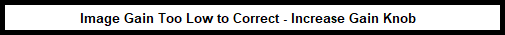
#> input picture Images/Warning.png, 505 x 35 px; the run also reads 1 picture not shown here
$ python Main.py
#> lines starting #> are read from the running program, lines starting #| are printed output that depends on the picture; after the words box and inside, x2 and y2 are one past the last pixel; in counts of white or black regions, pixels touching at a corner belong together; pictures that were not available may be replaced by others from this repository, and a replacement may not be noted
### UltraLibrary.py
import cv2

import numpy as np
import matplotlib.pyplot as plt
from PIL import Image


# [4 lines left out: function averages, not called in this run]

def stripFrame(frame):
    return frame[33:411, 98:583]

# [32 lines left out: functions unstripFrame, adaptive_histMatch, not called in this run]


def hist_match(source, template):
    """
    Adjust the pixel values of a grayscale image such that its histogram
    matches that of a target image

    Arguments:
    -----------
        source: np.ndarray
            Image to transform; the histogram is computed over the flattened
            array
        template: np.ndarray
            Template image; can have different dimensions to source
    Returns:
    -----------
        matched: np.ndarray
            The transformed output image
    """

    oldshape = source.shape
    source = source.ravel()
    template = template.ravel()

    # get the set of unique pixel values and their corresponding indices and
    # counts
    s_values, bin_idx, s_counts = np.unique(source, return_inverse=True,
                                            return_counts=True)
    #s_values_2= s_values[20:]
    #s_counts_2= s_counts[20:]

    t_values, t_counts = np.unique(template, return_counts=True)

    #t_values_2 = t_values[20:]
    #t_counts_2 = t_counts[20:]


    # take the cumsum of the counts and normalize by the number of pixels to
    # get the empirical cumulative distribution functions for the source and
    # template images (maps pixel value --> quantile)
    s_quantiles = np.cumsum(s_counts).astype(np.float64)
    s_quantiles /= s_quantiles[-1]
    t_quantiles = np.cumsum(t_counts).astype(np.float64)
    t_quantiles /= t_quantiles[-1]

    # interpolate linearly to find the pixel values in the template image
    # that correspond most closely to the quantiles in the source image
    interp_t_values = np.interp(s_quantiles, t_quantiles, t_values)

   # interp_t_values = s_values
    #interp_t_values[0:20] = s_values[0:20]
    #interp_t_values[20:] = interp_t_values_2

    return interp_t_values[bin_idx].reshape(oldshape)

# [37 lines left out: functions cdf, filtered_match, adaptive_histogram, not called in this run]

def global_histogram(badImg, goodImg):
    #matchedImg = adaptive_histMatch(badImg,goodImg)
    badImg = hist_match(badImg,goodImg)
    return badImg


# [36 lines left out: function runVideo, not called in this run]

# [11 lines that do not run on import are left out]

### FrameType.py
import numpy as np


def f_type(frame):
    frameMean = np.mean(frame)

    if 5 <= frameMean <= 5.99:
        return '1'
    elif 6 <= frameMean <= 7.99:
        return '2'
    elif 8 <= frameMean <= 15.99:
        return '3'
    elif 16 <= frameMean <= 64.99:
        return '4'
    elif 65 <= frameMean <= 115:
        return '5'

### Despeckle.py
import cv2
import matplotlib.pyplot as plt
import numpy as np

import UltraLibrary as ul

from FrameType import f_type

def hist_despeckle(img,goodImg):
    dsimg, homog = quickieHomo(img)
    return ul.filtered_match(img,dsimg,goodImg)

# [13 lines left out: function detection, not called in this run]

def hist_first(original, goodImg,*args, **kwargs):

    img = ul.global_histogram(original,goodImg)

    systolic = despeckle_thresh(original.astype(np.uint8), *args, **kwargs)

    return systolic

def despeckle_thresh(img, countarray,diffarray,index, systracker):
    dsimg, homog = quickHomog(img)
    homog2 = homog[80:200,200:400]
    #detection(homog)
    thresholding(dsimg,homog2)
    ret, threshUF = cv2.threshold(img,0,255,cv2.THRESH_BINARY_INV+cv2.THRESH_OTSU)
    cv2.imshow('Unfiltered', threshUF)


    #kernel = np.ones((3,3),np.uint8)
    #opening= cv2.morphologyEx(homog2,cv2.MORPH_OPEN,kernel, iterations = 1)

    edges = cv2.Canny(homog2, threshold1 = 50, threshold2 = 100)

    cv2.imshow('edges', edges)

    #cv2.imshow('dialtion', opening)

    countarray[index[0]] = np.sum(edges)/255
    if index[0] > 5:
        diffarray[index[0]] = np.mean(countarray[index[0]-5:index[0]])
    else:
        diffarray[index[0]] = np.mean(countarray[:index[0]])


    systolic = countarray[index[0]] < diffarray[index[0]]
    if systolic != systracker[0]:
        if index[0] - systracker[1] <= 10:
            systolic = not systolic
        else:
            systracker[0] = systolic
            systracker[1] = index[0]


    #print(systolic, countarray[index[0]], diffarray[index[0]])
    image =np.zeros((120,200,3), np.uint8)
    if systolic:
          image[:,:,1] = 255

    else:
          image[:,:,2] = 255

    index[0] = index[0] + 1

    cv2.imshow('systolic',image)


    # [4 lines of commented-out code are left out]


    return systolic


def thresholding(img,other):


    # otsu thresh

    ret, thresh = cv2.threshold(img,0,255,cv2.THRESH_BINARY_INV+cv2.THRESH_OTSU)
    #thresh = cv2.adaptiveThreshold(img, 1, cv2.ADAPTIVE_THRESH_MEAN_C, cv2.THRESH_BINARY, 55, -3)
    cv2.imshow('threshold',thresh)

    thresh = other
    # noise removal
    kernel = np.ones((3,3),np.uint8)
    opening = cv2.morphologyEx(thresh,cv2.MORPH_OPEN,kernel, iterations = 5)
    # [14 lines of commented-out code are left out]
    return thresh


def quickHomog(img):

     hScaler = 2


     wSize = 7

     hMat = np.zeros(img.shape)
     mean = cv2.blur(img.astype(np.float64),(wSize,wSize))

     #cv2.imshow('mean', mean)
     moment2 = cv2.blur(np.multiply(img,img).astype(np.float64), (wSize,wSize))

     dev = moment2-np.multiply(mean,mean)

     median = cv2.medianBlur(img,wSize)
     gaussian = cv2.GaussianBlur(img,(wSize,wSize),sigmaX=1)

     mean_mean = np.mean(mean)
     mean_dev = np.mean(dev)

     #

     hthresh = np.ones(img.shape)*mean_dev**2/mean_mean/hScaler

     hVal = np.divide( np.multiply(dev,dev), mean)

     hMat = np.less_equal(hVal,hthresh)

     zeromean = np.less(mean,3)

     #hMat = np.multiply(hMat,np.logical_not(zeromean))


     hMat = np.logical_or(hMat,zeromean)

     gaussians = np.multiply(hMat,gaussian)
     medians = np.multiply(np.logical_not(hMat),median)

     newimg = gaussians+medians


     cv2.imshow('homogeny',hMat.astype(np.uint8)*255)


     return newimg, hMat.astype(np.uint8)*255


# [70 lines left out: function despeckle, not called in this run]

# [42 lines that do not run on import are left out]


"""

# otsu thresh
#img = cv2.imread('GoodImages\\5-A.png')
#img = ul.stripFrame(img)
img = cv2.imread('Segmentation\\despeckled_3-A_h1.7.png')

gray = cv2.cvtColor(img,cv2.COLOR_BGR2GRAY)
ret, thresh = cv2.threshold(gray,0,255,cv2.THRESH_BINARY_INV+cv2.THRESH_OTSU)
cv2.imshow('threshold',thresh)
cv2.waitKey(0)


# noise removal
kernel = np.ones((3,3),np.uint8)
opening = cv2.morphologyEx(thresh,cv2.MORPH_OPEN,kernel, iterations = 2)
# sure background area
sure_bg = cv2.dilate(opening,kernel,iterations=3)
# Finding sure foreground area
dist_transform = cv2.distanceTransform(opening,cv2.DIST_L2,5)
ret, sure_fg = cv2.threshold(dist_transform,0.7*dist_transform.max(),255,0)
# Finding unknown region
sure_fg = np.uint8(sure_fg)
unknown = cv2.subtract(sure_bg,sure_fg)
cv2.imshow('bg',sure_bg)
cv2.imshow('fg',sure_fg)
cv2.imshow('unknown',unknown)
cv2.imshow('dist',dist_transform)
cv2.waitKey(0)

"""

"""
#find and save despeckled image

speckImg = cv2.imread('GoodImages\\5-A.PNG',0)
speckImg = ul.stripFrame(speckImg)
despeckImg, hmat= quickieHomo(speckImg)
hmat = hmat*255

cv2.imshow('homogeny', hmat)


cv2.imshow('orig', speckImg)
cv2.imshow('despeck', despeckImg)
cv2.waitKey(0)
#cv2.imwrite('Segmentation\\despeckled_3-A_h1.png', despeckImg)

"""


"""
cap =  cv2.VideoCapture('Videos\\4-A.mp4')
fourcc = cv2.VideoWriter_fourcc(*'DIVX')
out1 = cv2.VideoWriter('Videos\\despeckle_4-A.avi',fourcc, 5, (640,480))
out2 = cv2.VideoWriter('Videos\\homo_4-A.avi',fourcc, 5, (640,480))
ret = True
i = 1
while i <= 5:
    ret,frame = cap.read()
    frame = cv2.cvtColor(frame, cv2.COLOR_BGR2GRAY)
    print(i)
    i+=1
    if ret == True:
        frame = ul.stripFrame(frame)
        newframe,hFrame = despeckle(frame)
        out1.write(newframe)
        out2.write(newframe)
    else:
        break
cap.release()
out2.release()
out1.release()
cv2.destroyAllWindows()
"""

"""
h0 =0
w0 = 0
goodImg = ul.stripFrame(cv2.imread('GoodImages\\3-A.png',0))
img = ul.stripFrame(cv2.imread('GoodImages\\5-A.png',0))
im2 = ul.stripFrame(cv2.imread('GoodImages\\5-A.png',0))
size = img.shape

img = cv2.GaussianBlur(img, (3,3),sigmaX = 1);
cv2.imshow('median', img)

cv2.waitKey(0)

img = ul.global_histogram(img,goodImg)

#img = cv2.copyMakeBorder(img,50,50,50,50,cv2.BORDER_REFLECT)


size = img.shape

cv2.imshow('hist_median', img)

cv2.waitKey(0)

im2 = ul.global_histogram(im2,goodImg)


cv2.imshow('no_median', im2)

cv2.waitKey(0)

"""


"""
for i in range(51,size[0]-50):
    for j in range(51,size[1]-50):
        homog = False
        rSize = 11
        while not homog:
            W = img[i-rSize/2:i+rSize/2+1,j-rSize/2:j+rSize/2+1]
            mean = np.sum(W)
            var = np.var(W)

            hij =var*var/mean

            if hij < h0:
                homog = True

"""


### Main.py
import cv2
import numpy as np
import UltraLibrary as UL
import Despeckle as DS
import FrameType as FT
from datetime import datetime

# Vector of video files for project:
vids = ['Videos/1-A.mp4', 'Videos/1-B.mp4', 'Videos/2-A.mp4', 'Videos/2-B.mp4',
        'Videos/3-A.mp4', 'Videos/3-B.mp4', 'Videos/4-A.mp4', 'Videos/4-B.mp4',
        'Videos/5-A.mp4', 'Videos/5-B.mp4', 'Videos/Varying.mp4']
vidNum = 9

def frame_delay(start):
    now = 0
    timer = datetime.now()
    now = (timer.day * 24 * 60 * 60 + timer.second) * 1000 + timer.microsecond/1000
    diff = now - start
    print(diff)
    next_frame = 33 - diff
    if next_frame <= 1:
        return 1
    elif 1 < next_frame < 33:
        return next_frame
    else:
        return 33


def outputFrame(original, improved, spacer):
    temp = np.append(original, improved, axis=1)
    return np.append(temp, spacer, axis=1).astype(np.uint8)

frameSplitter = np.zeros((480, 100))


length = 450


counts = np.zeros(length)
diffs = np.zeros(length)
index = [0]

systracker = np.zeros(2)

warning_img = cv2.imread('Images/Warning.png')
#> warning_img is the input picture: shape (35, 505, 3); mean B, G, R 164.1, 163.8, 164
warning_im = cv2.cvtColor(warning_img, cv2.COLOR_BGR2GRAY)  # Convert current frame to grayscale

good_img_sys = cv2.imread('Reference/Systolic_cv.png')
good_im_sys = UL.stripFrame(good_img_sys)
good_i_sys = cv2.cvtColor(good_im_sys, cv2.COLOR_BGR2GRAY)  # Convert current frame to grayscale

good_img_dia = cv2.imread('Reference/Diastolic_cv.png')
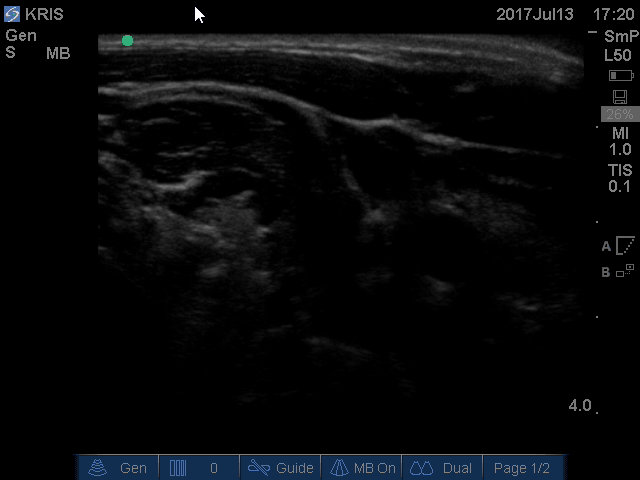
#> input picture Reference/Diastolic_cv.png, 640 x 480 px
#> good_img_dia is the input picture: shape (480, 640, 3); mean B, G, R 10.3, 9.1, 8
good_im_dia = UL.stripFrame(good_img_dia)
good_i_dia = cv2.cvtColor(good_im_dia, cv2.COLOR_BGR2GRAY)  # Convert current frame to grayscale


empty = np.zeros((480, 640))
outputTemplate = outputFrame(empty, frameSplitter, empty)
cv2.imshow('Original vs. Corrected', outputTemplate)

cap = cv2.VideoCapture(vids[vidNum])  # Open specified video file

ret = True  # Initialize ret to be True, ret keeps track if there is 1+ frames left in vid

while ret:
    start_t = 0
    delay = 0
    time = 0
    ret, frame = cap.read()  # Read in next available frame from video, ret=True if there is 1
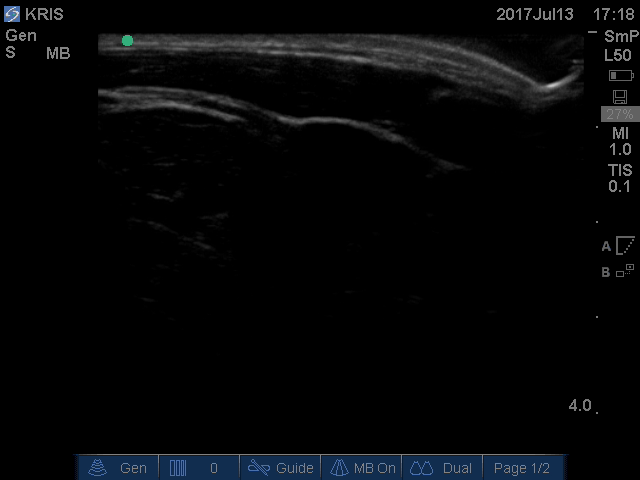
#> input picture frame 45 of Videos/1-A.mp4, 640 x 480 px, given in place of 5-B.mp4, which was not available
#> frame is the input picture: shape (480, 640, 3); mean B, G, R 8.2, 6.9, 5.9
    time = datetime.now()
    start_t = (time.day * 24 * 60 * 60 + time.second) *1000 + time.microsecond/1000

    if ret:
        gframe = cv2.cvtColor(frame, cv2.COLOR_BGR2GRAY)  # Convert current frame to grayscale
        sframe = UL.stripFrame(gframe)  # Call stripFrame to remove outer info from US image

        type = FT.f_type(sframe)
#> in f_type, `frameMean = np.mean(frame)`: frameMean = 5.78
#> type = '1'

        if type == '1':
            heartCheck = np.copy(sframe)
            heartState = DS.hist_first(heartCheck,good_i_dia,counts,diffs,index, systracker)
#> in hist_match, `s_values, bin_idx, s_counts = np.unique(source, return_inverse=True, r..`: s_values = 147 values from 0 to 195; s_counts = 147 values, max 145038 at index 0, min 1 at index 31, mean 1247.1
#> in hist_match, `t_values, t_counts = np.unique(template, return_counts=True)`: t_values = 111 values from 0 to 133; t_counts = 111 values, max 100714 at index 0, min 1 at index 55, mean 1651.6
#> in hist_match, `s_quantiles = np.cumsum(s_counts).astype(np.float64)`: s_quantiles = 147 values from 145038 to 183330
#> in hist_match, `s_quantiles /= s_quantiles[-1]`: s_quantiles = 147 values from 0.791 to 1
#> in hist_match, `t_quantiles = np.cumsum(t_counts).astype(np.float64)`: t_quantiles = 111 values from 100714 to 183330
#> in hist_match, `t_quantiles /= t_quantiles[-1]`: t_quantiles = 111 values from 0.549 to 1
#> in hist_match, `interp_t_values = np.interp(s_quantiles, t_quantiles, t_values)`: interp_t_values = 147 values from 12.46 to 133
#> in quickHomog, `mean_mean = np.mean(mean)`: mean_mean = 5.8
#> in quickHomog, `mean_dev = np.mean(dev)`: mean_dev = -258.3
#> in quickHomog, `hthresh = np.ones(img.shape)*mean_dev**2/mean_mean/hScaler`: hthresh: shape (378, 485) float64; every value is 5748.5
#> in quickHomog, `hMat = np.less_equal(hVal,hthresh)`:
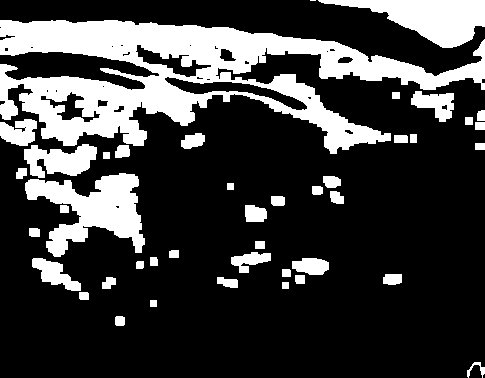
#> hMat: shape (378, 485) bool; 24.1% white; 43 white regions (1 under 20 px), largest, box (x1, y1, x2, y2) and area: (0, 20, 485, 154) 26745, (25, 173, 145, 257) 5056, (318, 0, 485, 48) 3994
#> in quickHomog, `zeromean = np.less(mean,3)`: zeromean: shape (378, 485) bool; 81.7% white; 26 black regions (6 under 20 px), largest, box (x1, y1, x2, y2) and area: (0, 0, 485, 83) 22493, (0, 50, 371, 146) 8670, (48, 186, 118, 220) 721
#> in quickHomog, `hMat = np.logical_or(hMat,zeromean)`: hMat: shape (378, 485) bool; 89.8% white; 7 black regions (1 under 20 px), largest, box (x1, y1, x2, y2) and area: (0, 0, 485, 76) 14059, (0, 52, 159, 90) 3215, (165, 77, 307, 110) 1262, (469, 365, 482, 378) 126, (338, 57, 353, 63) 71, (345, 130, 353, 134) 21
#> in despeckle_thresh, `homog2 = homog[80:200,200:400]`: homog2: shape (120, 200); 95.9% white; 2 black regions, box (x1, y1, x2, y2) and area: (0, 2, 107, 30) 953, (145, 50, 153, 54) 21
#> in thresholding, `ret, thresh = cv2.threshold(img,0,255,cv2.THRESH_BINARY_INV+cv2.THRESH..`: thresh: shape (378, 485); 91.4% white; 22 black regions (17 under 20 px), largest, box (x1, y1, x2, y2) and area: (0, 1, 485, 75) 12163, (0, 53, 149, 88) 2610, (168, 78, 305, 109) 900, (343, 57, 350, 63) 30, (473, 370, 477, 377) 20
#> in thresholding, `ret, thresh = cv2.threshold(img,0,255,cv2.THRESH_BINARY_INV+cv2.THRESH..`: ret = 26
#> in thresholding, `opening = cv2.morphologyEx(thresh,cv2.MORPH_OPEN,kernel, iterations = 5)`: opening: shape (120, 200); 95.2% white; 2 black regions, box (x1, y1, x2, y2) and area: (0, 0, 107, 30) 1127, (145, 50, 153, 54) 21
#> in despeckle_thresh, `ret, threshUF = cv2.threshold(img,0,255,cv2.THRESH_BINARY_INV+cv2.THRE..`:
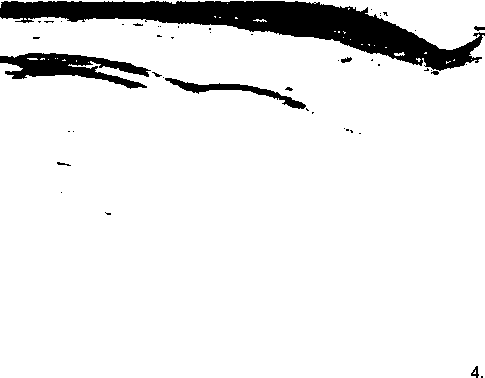
#> threshUF: shape (378, 485); 91.5% white; 47 black regions (37 under 20 px), largest, box (x1, y1, x2, y2) and area: (0, 1, 485, 71) 11852, (0, 53, 151, 89) 2527, (165, 78, 306, 109) 902
#> in despeckle_thresh, `ret, threshUF = cv2.threshold(img,0,255,cv2.THRESH_BINARY_INV+cv2.THRE..`: ret = 27
#> in despeckle_thresh, `edges = cv2.Canny(homog2, threshold1 = 50, threshold2 = 100)`:
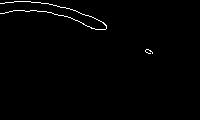
#> edges: shape (120, 200); 0.99% white in thin lines or dots, all inside (x1, y1, x2, y2) = (0, 1, 153, 54)
#> in despeckle_thresh, `systolic = countarray[index[0]] < diffarray[index[0]]`: systolic = False
#> in despeckle_thresh, `cv2.imshow('systolic',image)`:
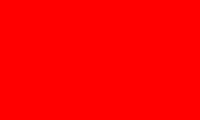
#> window 'systolic': shape (120, 200, 3); mean B, G, R 0, 0, 255
#> heartState = False
            if heartState:
                fImproved = UL.global_histogram(sframe, good_i_sys)
            else:
                fImproved = UL.global_histogram(sframe, good_i_dia)
            regenFrame = np.copy(gframe)
            regenFrame[33:411, 98:583] = fImproved
            regenFrame[324:359, 93:598] = warning_im
#> regenFrame: shape (480, 640); min 0, max 255, mean 22.5
            delay = frame_delay(start_t)
        elif type == '2' or type == '4' or type == '5':
            heartCheck = np.copy(sframe)
            heartState = DS.hist_first(heartCheck,good_i_dia,counts,diffs,index, systracker)
            #heartState = True
            if heartState:
                fImproved = UL.global_histogram(sframe, good_i_sys)
            else:
                fImproved = UL.global_histogram(sframe, good_i_dia)
            regenFrame = np.copy(gframe)
            regenFrame[33:411, 98:583] = fImproved
            delay = frame_delay(start_t)
        elif type == '3':
            fImproved = sframe
            regenFrame = np.copy(gframe)
            regenFrame[33:411, 98:583] = fImproved
            delay = 35

        display = outputFrame(gframe, frameSplitter, regenFrame)
#> in outputFrame (call 2), `return np.append(temp, spacer, axis=1).astype(np.uint8)`:
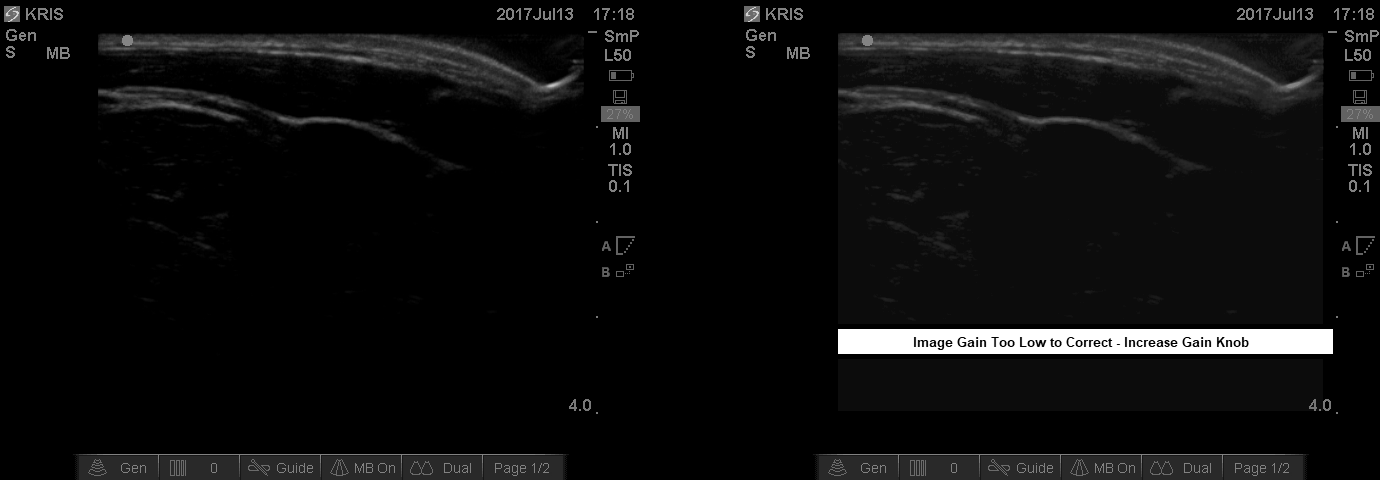
#> returned value: shape (480, 1380); min 0, max 255, mean 13.6
        cv2.imshow('Original vs. Corrected', display)

        if cv2.waitKey(delay) & 0xFF == ord('q'):
#> (key q is pressed here)
            break

cap.release()
cv2.destroyAllWindows()
